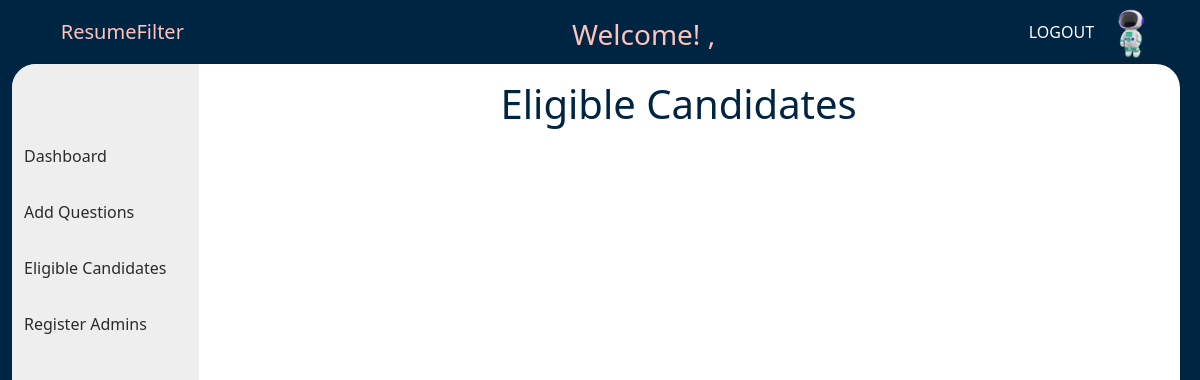
Before: /eligibleCandidates with the older database file.
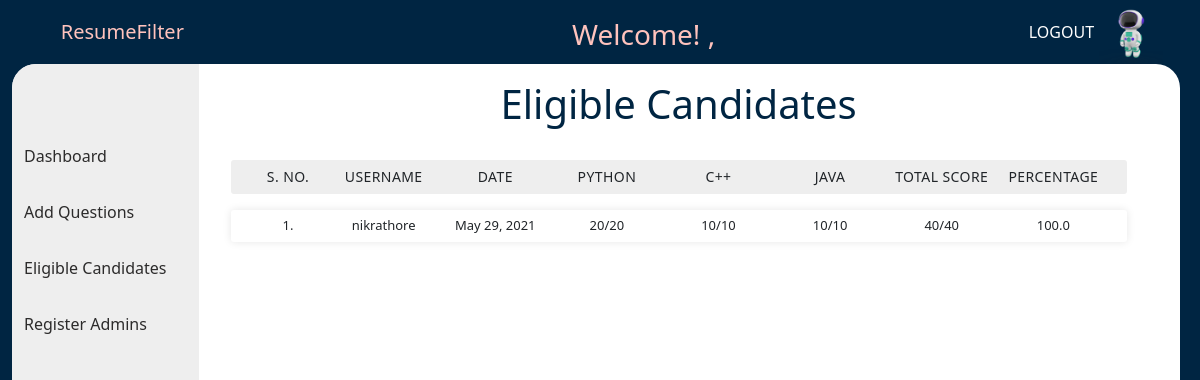
After: the same page with the newer database file.
### studentPortal/models.py (models this page shows)
class Analysis(models.Model):
    user_id = models.ForeignKey(User, on_delete=CASCADE,default=1)
    date = models.DateField()
    score = models.IntegerField()
    total = models.IntegerField()
    percentage = models.FloatField()
    status = models.CharField(max_length=20)
    detailed_result = models.TextField(default= "null")

### adminPortal/views.py (the view)
# urls.py: path('eligibleCandidates', views.eligibleCandidates, name='index'),
def eligibleCandidates(request):
    objects = Analysis.objects.all()
    eligible_candidates=[]
    for object in objects:
        if object.status=="eligible":
            eligible_candidates.append(object)
    for i in range(0, len(eligible_candidates)):
        eligible_candidates[i].detailed_result = json.loads(eligible_candidates[i].detailed_result)
    return render(request, 'adminPortal/eligibleCandidates.html',{
       "eligible_candidates":eligible_candidates,
    })

### templates/adminPortal/eligibleCandidates.html (shortened to what this page needs)
<!DOCTYPE html>
{% extends 'adminPortal/baseAdmin.html' %}
{% load static %}
{% block header_block %}
    <link rel="stylesheet" href="{% static 'css/adminPortal/eligibleCandidates.css' %}">
    {% endblock %}
      {% block body_block %}
      <div class='candidates_content'>
   <h1>Eligible Candidates</h1>
  {% for candidate in eligible_candidates %}
     <ul class="responsive-table">
    <li class="table-header">
      <div class="col colu-0">S. No.</div>
      <div class="col colu-2" id = "username_header">Username</div>
      <div class="col colu-2" id = "date_header">Date</div>
        {% for key, values in candidate.detailed_result.items %}
          <div class="col colu-3">{{key}}</div>
        {% endfor %}
      <div class="col colu-4">Total Score</div>
      <div class="col colu-5">Percentage</div>
    </li>
    <div class="tableRows">
      <li class="table-row">
        <div class="col colu-0" data-label="SNo">
          {{ forloop.counter }}.
        </div>
        <div class="col colu-2" id = "username" data-label="username">
          {{candidate.user_id}}
        </div>
        <div class="col colu-2" id = "date" data-label="Date">
          {{candidate.date}}
        </div>
        {% for key, values in candidate.detailed_result.items %}
                <div class="col colu-3" data-label="Score"> {{values.0}}/{{values.1}}</div>
        {% endfor %}
        <div class="col colu-4" data-label="TotalScore">
          {{candidate.score}}/{{candidate.total}}
        </div>
        <div class="col colu-6" data-label="Percentage">
          {{candidate.percentage}}
        </div>
      </li>
    </div>
  </ul>
 {% endfor %}
 </div>
    {% endblock %}

Changed rows visible on the page:
added Analysis: detailed_result "PYTHON" "C++" "JAVA", user_id "nikrathore", date "May 29, 2021", values "20" "10" "10", values "20" "10" "10", score "40", total "40", percentage "100.0"
